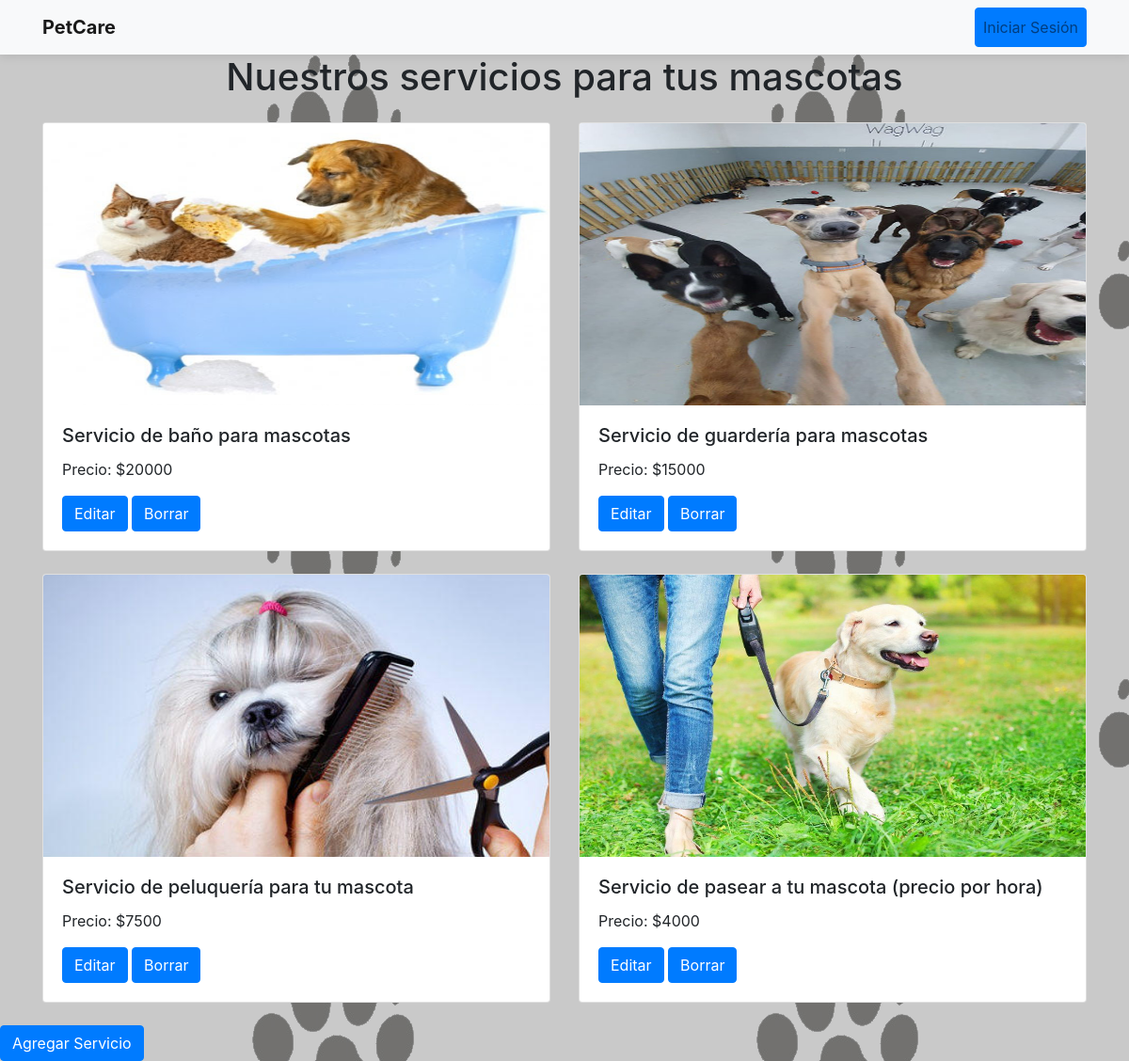
Screenshot of /petcare/crud/ with the database file from the repository.
### PetCare/models.py (models this page shows)
class Servicio(models.Model):
        id_servicio = models.AutoField(db_column='idServicio', primary_key=True)
        precio = models.CharField(max_length=10, null=True, default=None)
        imagen = models.ImageField(upload_to='servicio/', null='media/default.png')
        descripcion = models.TextField()

### PetCare/views.py (the view)
# urls.py: path('crud/', views.crud, name='crud'),
def crud(request):
    servicio = Servicio.objects.all()
    return render(request, 'crud.html', {'servicios': servicio})

### PetCare/templates/crud.html (shortened to what this page needs)
{% load static %}
<!DOCTYPE html>
<html lang="en">
<head>
    <link href="https://cdn.jsdelivr.net/npm/bootstrap@5.3.3/dist/css/bootstrap.min.css" rel="stylesheet">
    <link href="https://stackpath.bootstrapcdn.com/bootstrap/4.3.1/css/bootstrap.min.css" rel="stylesheet">
</head>
<body>
    <nav class="navbar navbar-expand-lg navbar-light bg-light">
        <div class="container">
            <a class="navbar-brand" href="{% url 'index' %}">PetCare</a>
            <div class="collapse navbar-collapse justify-content-end" id="navbarNav">
                <ul class="navbar-nav">
                    {% if user.is_authenticated %}
                        <li class="nav-item">
                            <form action="{% url 'logout' %}" method="post" class="nav-link">
                                {% csrf_token %}
                                <button type="submit" class="btn btn-danger me-2">Cerrar Sesión</button>
                            </form>
                        </li>
                        <li class="nav-item">
                            <a class="nav-link btn btn-primary" href="{% url 'crud' %}">Servicios</a>
                        </li>
                    {% else %}
                        <li class="nav-item">
                            <a class="nav-link btn btn-primary" href="{% url 'login' %}">Iniciar Sesión</a>
                        </li>
                    {% endif %}
                </ul>
            </div>
        </div>
    </nav>
    <div class="container">
        <h1 class="text-center mb-4">Nuestros servicios para tus mascotas</h1>
        <div class="row">
            {% for servicio in servicios %}
                <div class="col-md-6 mb-4">
                    <div class="card">
                        <img src="{{ servicio.imagen.url }}" class="card-img-top" alt="{{ servicio.descripcion }}">
                        <div class="card-body">
                            <h5 class="card-title">{{ servicio.descripcion }}</h5>
                            <p class="card-text">Precio: ${{ servicio.precio }}</p>
                            <a href="{% url 'editar' servicio.id_servicio %}" class="btn btn-primary">Editar</a>
                            <a href="{% url 'borrar' servicio.id_servicio %}" class="btn btn-primary">Borrar</a>
                        </div>
                    </div>
                </div>
                {% if forloop.counter|divisibleby:2 and not forloop.last %}
                    </div><div class="row">
                {% endif %}
            {% endfor %}
        </div>
    </div>
    <a href="{% url 'agregar' %}" class="btn btn-primary">Agregar Servicio</a>
</body>
</html>

### rows the page displays
Servicio: imagen (picture), descripcion "Servicio de baño para mascotas", precio "20000"
Servicio: imagen (picture), descripcion "Servicio de guardería para mascotas", precio "15000"
Servicio: imagen (picture), descripcion "Servicio de peluquería para tu mascota", precio "7500"
Servicio: imagen (picture), descripcion "Servicio de pasear a tu mascota (precio por hora)", precio "4000"
